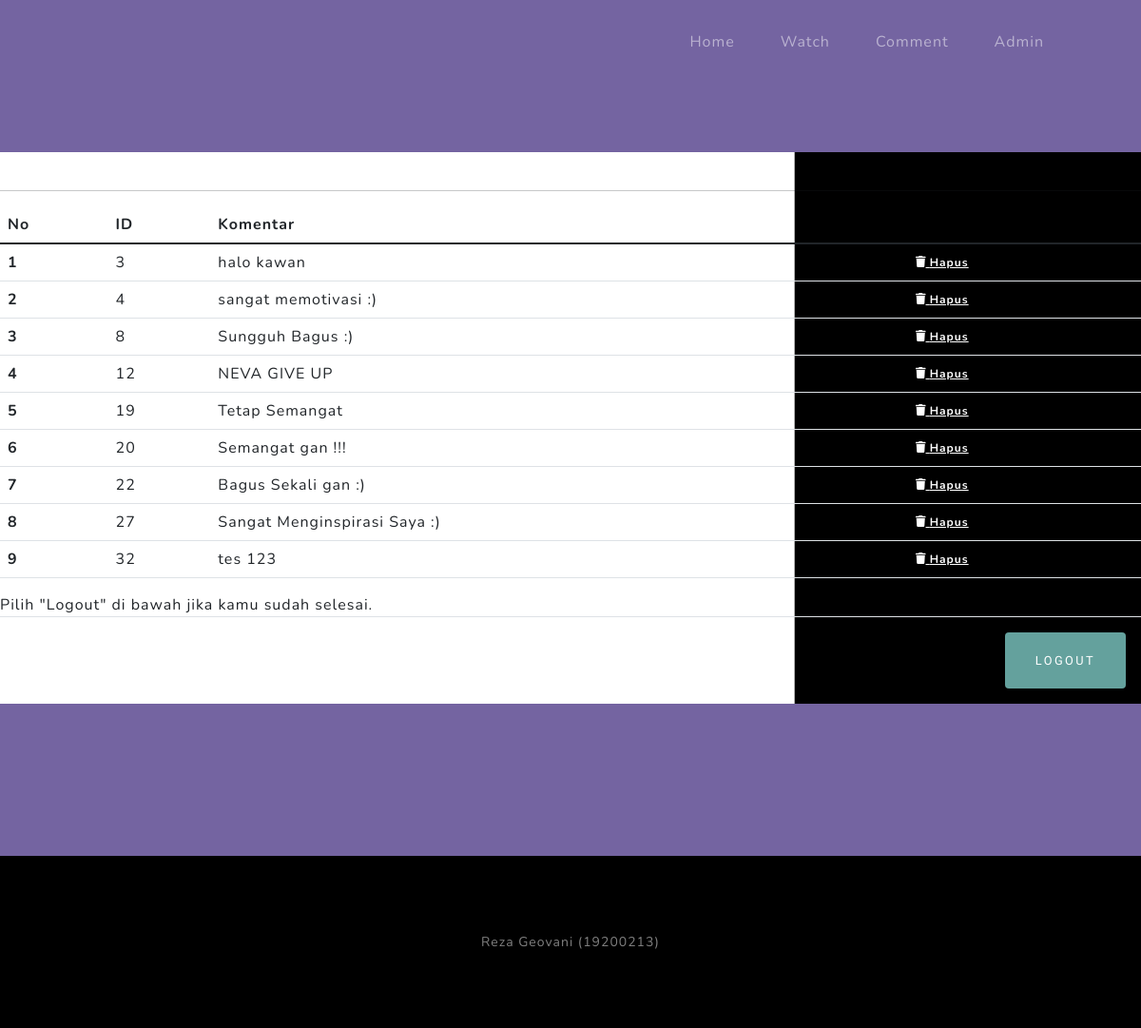
Screenshot of /index.php/admin with the database file from the repository.
### tables this page shows
CREATE TABLE `pendapat` (
  `id` int(11) NOT NULL,
  `komentar` varchar(268) NOT NULL
);

### application/controllers/admin.php (called while the page is built, shortened)
<?php
class admin extends CI_Controller {
	public function index()
	{
		$data['judul'] = '';
		$data['pendapat'] = $this->ModelKomen->getKomen()->result_array();
		$data['user'] = $this->ModelUser->cekData(['email' => $this->session->userdata('email')])->row_array();
		$this->load->view('admin/navigation');
		$this->load->view('admin/header');
		$this->load->view('admin/admin', $data);
		$this->load->view('admin/footer');
	}
    }

### index.php (called while the page is built, shortened)
<?php
require_once BASEPATH.'core/CodeIgniter.php';

### application/models/ModelKomen.php (called while the page is built, shortened)
<?php
class ModelKomen extends CI_Model
{
 public function getKomen()
 {
 return $this->db->get('pendapat');
 }
}

### application/views/admin/admin.php (the view, shortened to what this page needs)
<section class="projects-section bg-secondary" id="projects">
        <div style="background-image: url('assets/assets/img/itemputih.jpg'); background-repeat:no-repeat; background-size: cover;">
        <br>
        <hr>
        <table class="table table-hover">
        <thead>
        <tr>
        <th scope="col">No</th>
        <th scope="col">ID</th>
        <th scope="col">Komentar</th>
        </tr>
        </thead>
        <tbody>
        <?php
        $a = 1;
        foreach ($pendapat as $b) { ?>
        <tr>
        <th scope="row"><?= $a++; ?></th>
        <td><?= $b['id']; ?></td>
        <td><?= $b['komentar']; ?></td>
        <td>
        <a href="<?=base_url('admin/hapusKomen/').$b['id'];?>" onclick="return confirm('Kamu yakin akan menghapus <?= $judul.' '.$b['komentar'];?> ?');" class="badge badge-danger"><i class="fas fa-trash"></i> Hapus</a>
        </td>
        </tr>
        <?php } ?>
        </table>
        <div>Pilih "Logout" di bawah jika kamu sudah selesai.</div>
        <div class="modal-footer">
        <a class="btn btn-primary" href="<?=base_url('login/logout'); ?>">Logout</a>
        </div>
</section>

### application/views/admin/navigation.php
<nav class="navbar navbar-expand-lg navbar-light fixed-top" id="mainNav">
            <div class="container px-4 px-lg-5">
                <div class="collapse navbar-collapse" id="navbarResponsive">
                    <ul class="navbar-nav ms-auto">
                        <li class="nav-item"><a class="nav-link" href="<?= base_url('home'); ?>">Home</a></li>
                        <li class="nav-item"><a class="nav-link" href="<?= base_url('stream'); ?>">Watch</a></li>
                        <li class="nav-item"><a class="nav-link" href="<?= base_url('comment'); ?>">Comment</a></li>
                        <li class="nav-item"><a class="nav-link" href="<?= base_url('login'); ?>">Admin</a></li>
                    </ul>
                </div>
            </div>
        </nav>

### application/views/admin/header.php (shortened to what this page needs)
<!DOCTYPE html>
<html lang="en">
    <head>
        <link href="<?php echo base_url();?>assets/css/styles.css" rel="stylesheet" />
    </head>
    <body id="page-top">

### application/views/admin/footer.php (shortened to what this page needs)
<footer class="footer bg-black small text-center text-white-50"><div class="container px-4 px-lg-5">Reza Geovani (19200213)</div></footer>
    </body>
</html>

### rows the page displays
pendapat: id "3", komentar "halo kawan"
pendapat: id "4", komentar "sangat memotivasi :)"
pendapat: id "8", komentar "Sungguh Bagus :)"
pendapat: id "12", komentar "NEVA GIVE UP"
pendapat: id "19", komentar "Tetap Semangat"
pendapat: id "20", komentar "Semangat gan !!!"
pendapat: id "22", komentar "Bagus Sekali gan :)"
pendapat: id "27", komentar "Sangat Menginspirasi Saya :)"
pendapat: id "32", komentar "tes 123"
